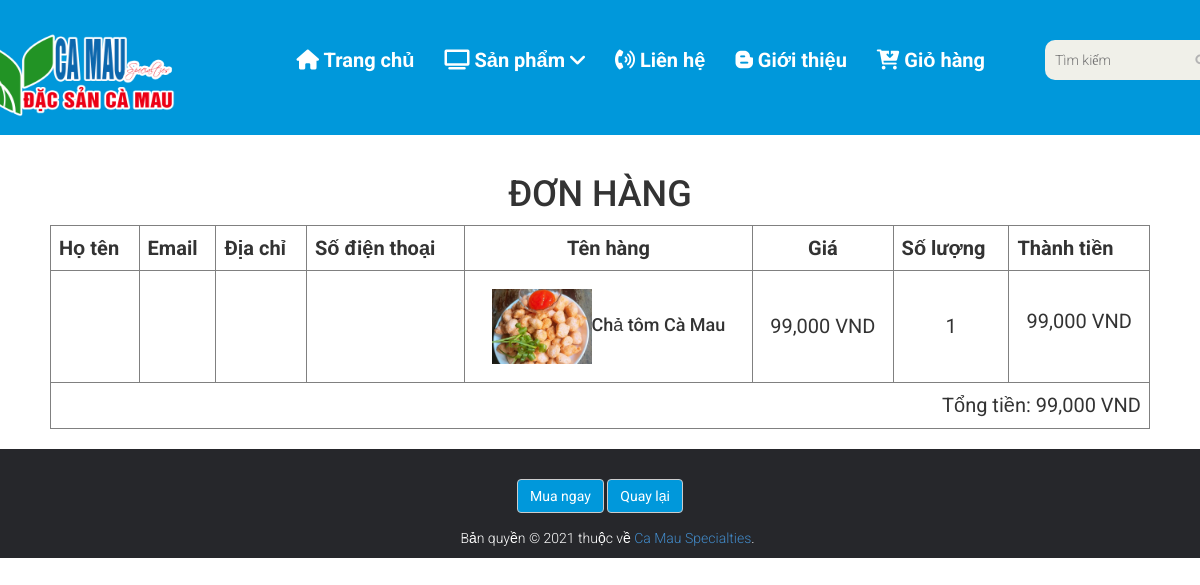
/thanhtoan.php?id=78, run on the app's committed database.
### tables this page shows
CREATE TABLE `products` (
  `ID` int(11) NOT NULL,
  `name` varchar(100) DEFAULT NULL,
  `manu_id` int(11) DEFAULT NULL,
  `type_id` int(11) DEFAULT NULL,
  `price` int(11) NOT NULL,
  `pro_image` varchar(150) DEFAULT NULL,
  `description` text NOT NULL,
  `soluong` int(11) NOT NULL,
  `feature` tinyint(4) NOT NULL,
  `created_at` timestamp NOT NULL DEFAULT current_timestamp() ON UPDATE current_timestamp(),
  `nsx` datetime DEFAULT NULL,
  `hsd` datetime DEFAULT NULL
);

### models/db.php (called while the page is built, shortened)
<?php
class Db
{
    public static $connection;
    public function __construct()
    {
        if (!self::$connection) {
            self::$connection = new mysqli(DB_HOST, DB_USER, DB_PASSWORD, DB_NAME,PORT);
            self::$connection->set_charset(DB_CHARSET);
        }
        return self::$connection;
    }
}

### models/product.php (called while the page is built, shortened)
<?php
class Product extends Db
{
    function getProductsByID($id)
    {
        $sql = self::$connection->prepare("SELECT * FROM products,manufactures WHERE id = ? and products.manu_id = manufactures.manu_id");
        $sql->bind_param("i", $id);
        $sql->execute();
        $items = $sql->get_result()->fetch_all(MYSQLI_ASSOC);
        return $items;
    }
}

### thanhtoan.php (the view, shortened to what this page needs)
<!DOCTYPE html>
<html lang="en">
<?php require "./form/head.php"; ?>
<?php
$total = 0;
?>
<body>
    <?php require "./form/header-bottom.php"; ?>
    <div class="text-center" style="padding: 50px 50px; padding-top: 20px;
padding-bottom: 20px; text-align: center;">
        <h1>ĐƠN HÀNG</h1>
        <table border="1" style="font-size: 20px; width: 100%;" cellpadding="8">
            <tr>
                <th>Họ tên</th>
                <th>Email</th>
                <th>Địa chỉ</th>
                <th>Số điện thoại</th>
                <th style="text-align: center;">Tên hàng</th>
                <th style="text-align: center;">Giá</th>
                <th>Số lượng</th>
                <th>Thành tiền</th>
            </tr>
            <tr>
                <?php if (isset($_SESSION['id']) && isset($_SESSION['cart'])) {
                    foreach ($_SESSION['id'] as $numberID) {
                        foreach ($product->getProductsByID($numberID) as $value) { ?>
                            <td><?php echo $_POST["name"] ?></td>
                            <td><?php echo $_POST["email"] ?></td>
                            <td><?php echo $_POST["address"] ?></td>
                            <td><?php echo $_POST["phone"] ?></td>
                            <td>
                                <h4><img style="width:100px;height;100px" src="images/<?php echo $value['pro_image'] ?>" alt="" width=110><?php echo $value['name'] ?></a></h4>
                            </td>
                            <td><?php echo number_format($value['price']) ?> VND</td>
                            <td><?php echo $_SESSION['cart'][$numberID] ?></td>
                            <td><?php echo number_format($value['price'] * $_SESSION['cart'][$numberID]) ?> VND</p>
                                <?php $total += $value['price'] * $_SESSION['cart'][$numberID];
                                ?></td>
            </tr>
<?php
                        }
                    }
                } ?>
<tr>
    <td colspan="8" align="right">Tổng tiền: <?php echo number_format($total) ?> VND</td>
</tr>
        </table>
        <div class="form-group col-md-12 text-center" style="padding-top: 50px;">
            <a class="btn btn-default mua-ngay" href="camon.php" onclick="return confirm('Bạn có chắc đã chọn đủ hàng và muốn thanh toán ?');" style="background: #0098db; color: white;">Mua ngay</a>
            <a class="btn btn-default back" href="cart.php" style="background: #0098db; color: white;">Quay lại</a>
        </div>
    </div>
    <?php require "./form/footer.php"; ?>
</body>
</html>

### css/style.css (style rules this page uses)
body { font-family: 'Roboto', sans-serif; position: relative; font-weight: 400px; }
a { -webkit-transition: 300ms; -moz-transition: 300ms; -o-transition: 300ms; transition: 300ms; }
h1, h2, h3, h4, h5, h6 { font-family: 'Roboto', sans-serif; }
img { border: none; }

### data on the page
products: pro_image (picture), name "Chả tôm Cà Mau", price "99,000", cart "1", $value['price']*$_SESSION['cart'][$numberID] "99,000"

### other printed values
$total "99,000"
